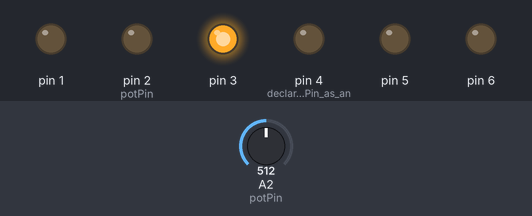
Simulated run of this sketch. Board: Arduino Uno, built with avr-gcc and run on an emulated ATmega328P. On the bench: output pins drawn as LEDs (lit = HIGH). Dashed ring = blinking. The test bench sets the inputs (shaded band); at power-on: A2 (potPin) = 512.

Above: at 2.3 s.
2.4 s: A2 (potPin) set to 448
8.4 s: A2 (potPin) set to 423
11.9 s: A2 (potPin) set to 0
At 13.9 s:
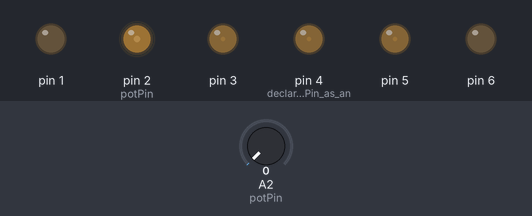
14.8 s: A2 (potPin) set to 122
At 17.3 s:
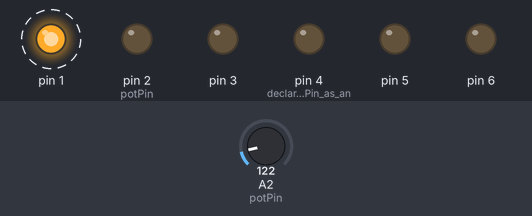
18.3 s: A2 (potPin) set to 1023
At 19.8 s:
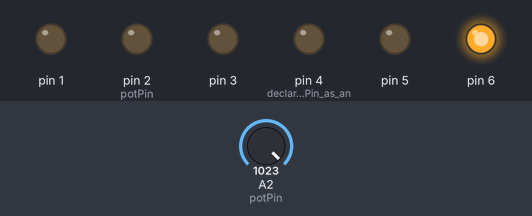
21.8 s: A2 (potPin) set to 698
At 27.1 s:
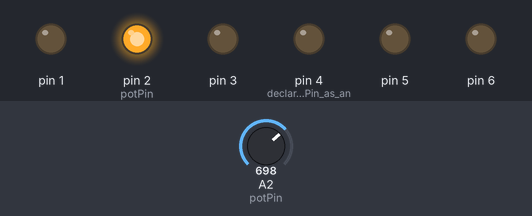
27.8 s: A2 (potPin) set to 673
Timing chart, 0 to 32.3 s (numbered marks = the images above; inputs shaded):
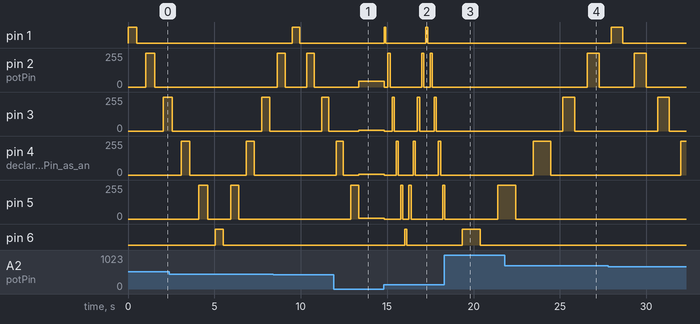

Measured:
- after the input at 11.9 s, pin 2 (potPin): 0/255 → 45/255 after 1.5 s; pin 3: 0/255 → 7/255 after 1.5 s; pin 6: stays LOW (without the input it goes to HIGH after 1.8 s)
- after the input at 14.8 s, pin 1: alternates HIGH for 0.10 s and LOW for 2.3 s, starting at once; pin 2 (potPin): goes 0/255 0.20 s, 255/255 0.12 s, 0/255 1.8 s, 255/255 0.12 s, 0/255 0.37 s, 255/255 0.12 s, then 0/255, starting at once
- after the input at 18.3 s, pin 1: stays LOW (without the input it goes to HIGH after 1.4 s); pin 2 (potPin), pin 3, pin 4 (declare_the_ledPin_as_an): stops changing and stays 0/255
- after the input at 21.8 s, pin 2 (potPin): 0/255 → 255/255 after 4.8 s instead of 5.7 s
- by itself, pin 2 (potPin): alternates 255/255 for 0.44 s and 0/255 for 1.3 s
- by itself, pin 4 (declare_the_ledPin_as_an): alternates 255/255 for 0.48 s and 0/255 for 3.3 s
- by itself, pin 5: alternates 255/255 for 0.48 s and 0/255 for 1.3 s

The sketch:

sketch_oct09a.ino
```cpp
int potPin = 2;
int val = 0;       // variable to store the value coming from the sensor

void setup() {
pinMode(6, OUTPUT);
pinMode(5, OUTPUT);
pinMode(1, OUTPUT);
pinMode(2, OUTPUT);
  pinMode(3, OUTPUT);
  pinMode(4,OUTPUT);// declare the ledPin as an OUTPUT
}

void loop() {
  val = analogRead(potPin);    // read the value from the sensor
  digitalWrite(1, HIGH);  // turn the ledPin on
  delay(val);                  // stop the program for some time
  digitalWrite(1, LOW);   // turn the ledPin off
  delay(val);                  // stop the program for some time
  digitalWrite(2,HIGH);
  delay(val);
  digitalWrite(2,LOW);
  val = analogRead(potPin);
  delay(val);                  // stop the program for some time
  digitalWrite(3,HIGH);
  delay(val);
  digitalWrite(3,LOW);
 delay(val);                  // stop the program for some time
  digitalWrite(4,HIGH);
  delay(val);
  digitalWrite(4,LOW);
 delay(val);                  // stop the program for some time
  digitalWrite(5,HIGH);
  delay(val);
  digitalWrite(5,LOW);
  val = analogRead(potPin);
   delay(val);                  // stop the program for some time
  digitalWrite(6,HIGH);
  delay(val);
  digitalWrite(6,LOW);
   delay(val);                  // stop the program for some time
  digitalWrite(5,HIGH);
  delay(val);
  digitalWrite(5,LOW);
   delay(val);                  // stop the program for some time
  digitalWrite(4,HIGH);
  delay(val);
  digitalWrite(4,LOW);
  val = analogRead(potPin);
   delay(val);                  // stop the program for some time
  digitalWrite(3,HIGH);
  delay(val);
  digitalWrite(3,LOW);
   delay(val);                  // stop the program for some time
  digitalWrite(2,HIGH);
  delay(val);
  val = analogRead(potPin);
  digitalWrite(2,LOW);
  delay(val);
}
```
